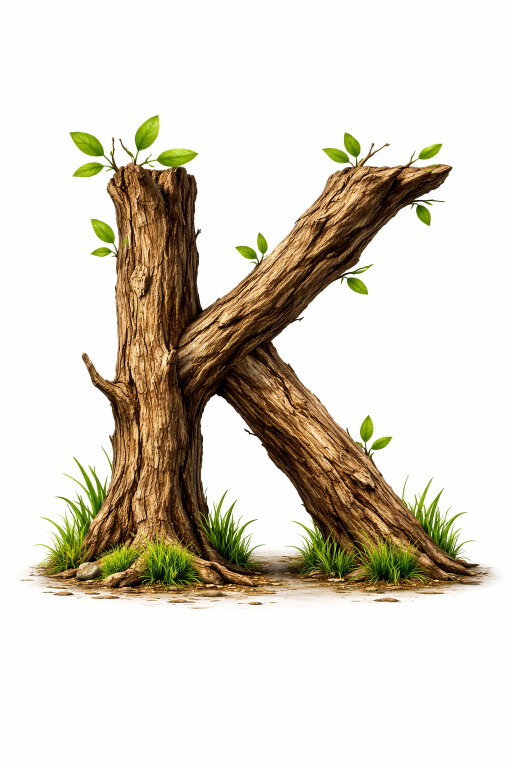
#> input picture thalamus-sorter/dev/K.png, 1024 x 1536 px (shown at 1/2 size); its folder holds only this picture in this run
$ python patch_column_v1.py --source ../K.png
#> lines starting #> are read from the running program, lines starting #| are printed output that depends on the picture
### thalamus-sorter/dev/cluster_manager.py
"""ClusterManager: live streaming cluster maintenance during training.

Extracted from main.py — manages k-means clusters over evolving embeddings,
with optional column wiring (SoftWTACell per cluster) and visualization.
"""

import os
import numpy as np


def create_column(column_type, column_config):
    """Factory for column managers. Used by ClusterManager and benchmarks."""
    m = column_config.get('m')
    if column_type == 'conscience':
        from column_manager import ConscienceColumn
        return ConscienceColumn(
            m,
            n_outputs=column_config.get('n_outputs', 4),
            max_inputs=column_config.get('max_inputs', 20),
            window=column_config.get('window', 4),
            lr=column_config.get('lr', 0.05),
            alpha=column_config.get('alpha', 0.01),
            temperature=column_config.get('temperature', 0.5),
            reseed_after=column_config.get('reseed_after', 1000),
            wta_mode=column_config.get('wta_mode', 'none'),
            lateral_inputs=column_config.get('lateral_inputs', False),
            lateral_input_k=column_config.get('lateral_input_k', 4))
    elif column_type == 'recon':
        from column_manager import ReconColumn
        return ReconColumn(
            m,
            n_outputs=column_config.get('n_outputs', 4),
            max_inputs=column_config.get('max_inputs', 20),
            window=column_config.get('window', 10),
            lr=column_config.get('lr', 1e-3),
            temperature=column_config.get('temperature', 0.5),
            n_heads=column_config.get('n_heads', 2),
            lambda_sharp=column_config.get('lambda_sharp', 0.01),
            lambda_balance=column_config.get('lambda_balance', 0.1),
            lambda_ortho=column_config.get('lambda_ortho', 0.01),
            alpha=column_config.get('alpha', 0.0),
            tiredness_rate=column_config.get('tiredness_rate', 0.0),
            tiredness_recovery=column_config.get('tiredness_recovery', 0.0),
            wta_mode=column_config.get('wta_mode', 'none'),
            lateral_inputs=column_config.get('lateral_inputs', False),
            lateral_input_k=column_config.get('lateral_input_k', 4))
    elif column_type == 'conscience_predictive':
        from column_manager import ConsciencePredictiveColumn
        return ConsciencePredictiveColumn(
            m,
            n_outputs=column_config.get('n_outputs', 4),
            max_inputs=column_config.get('max_inputs', 20),
            window=column_config.get('window', 10),
            lr=column_config.get('lr', 1e-3),
            temperature=column_config.get('temperature', 1.5),
            n_heads=column_config.get('n_heads', 2),
            lambda_balance=column_config.get('lambda_balance', 0.1),
            lambda_ortho=column_config.get('lambda_ortho', 0.01),
            lambda_now=column_config.get('lambda_now', 0.25),
            lambda_nudge=column_config.get('lambda_nudge', 0.10),
            alpha=column_config.get('alpha', 0.01),
            tiredness_rate=column_config.get('tiredness_rate', 0.0),
            tiredness_recovery=column_config.get('tiredness_recovery', 0.0),
            wta_mode=column_config.get('wta_mode', 'none'),
            lateral_inputs=column_config.get('lateral_inputs', False),
            lateral_input_k=column_config.get('lateral_input_k', 4))
    elif column_type == 'temporal_prototype':
        from temporal_prototype_column_gpu import TemporalPrototypeColumnGPU
        return TemporalPrototypeColumnGPU(
            m,
            n_outputs=column_config.get('n_outputs', 4),
            max_inputs=column_config.get('max_inputs', 20),
            window=column_config.get('window', 4),
            lr=column_config.get('lr', 0.05),
            temperature=column_config.get('temperature', 0.45),
            k_active=column_config.get('k_active', 2),
            homeostasis_rate=column_config.get('homeostasis_rate', 0.02),
            fatigue_decay=column_config.get('fatigue_decay', 0.90),
            fatigue_rate=column_config.get('fatigue_rate', 0.75),
            fatigue_strength=column_config.get('fatigue_strength', 1.0),
            lr_neg=column_config.get('lr_neg', 0.01),
            margin_band=column_config.get('margin_band', 0.3),
            corr_window=column_config.get('corr_window', None),
            multi_scale=column_config.get('multi_scale', False),
            pred_lr=column_config.get('pred_lr', 0.01),
            surprise_alpha=column_config.get('surprise_alpha', 0.5),
            surprise_beta=column_config.get('surprise_beta', 0.99),
            decorrelation=column_config.get('decorrelation', True),
            decor_lr=column_config.get('decor_lr', 0.01),
            activation=column_config.get('activation', 'entmax15'),
            theta_learn_scale=column_config.get('theta_learn_scale', 0.0),
            reseed_after=column_config.get('reseed_after', 1000),
            wta_mode=column_config.get('wta_mode', 'none'),
            lateral_inputs=column_config.get('lateral_inputs', False),
            lateral_input_k=column_config.get('lateral_input_k', 4))
    elif column_type == 'conscience_homeostatic_fatigue':
        from conscience_homeostatic_fatigue_column import ConscienceHomeostaticFatigueColumn
        return ConscienceHomeostaticFatigueColumn(
            m,
            n_outputs=column_config.get('n_outputs', 4),
            max_inputs=column_config.get('max_inputs', 20),
            window=column_config.get('window', 4),
            lr=column_config.get('lr', 0.05),
            temperature=column_config.get('temperature', 0.45),
            k_active=column_config.get('k_active', 2),
            homeostasis_rate=column_config.get('homeostasis_rate', 0.02),
            fatigue_decay=column_config.get('fatigue_decay', 0.90),
            fatigue_rate=column_config.get('fatigue_rate', 0.75),
            fatigue_strength=column_config.get('fatigue_strength', 1.0),
            reseed_after=column_config.get('reseed_after', 1000),
            wta_mode=column_config.get('wta_mode', 'none'),
            lateral_inputs=column_config.get('lateral_inputs', False),
            lateral_input_k=column_config.get('lateral_input_k', 4))
    elif column_type == 'conscience_override':
        from conscience_with_predictive_override_column import ConscienceWithPredictiveOverrideColumn
        return ConscienceWithPredictiveOverrideColumn(
            m,
            n_outputs=column_config.get('n_outputs', 4),
            max_inputs=column_config.get('max_inputs', 20),
            window=column_config.get('window', 10),
            lr=column_config.get('lr', 0.05),
            pred_lr=column_config.get('pred_lr', 1e-3),
            alpha=column_config.get('alpha', 0.01),
            temperature=column_config.get('temperature', 0.5),
            n_heads=column_config.get('n_heads', 2),
            reseed_after=column_config.get('reseed_after', 1000),
            lambda_pred=column_config.get('lambda_pred', 1.0),
            lambda_state=column_config.get('lambda_state', 0.2),
            beta_override=column_config.get('beta_override', 1.0),
            gate_gamma=column_config.get('gate_gamma', 8.0),
            gate_max=column_config.get('gate_max', 0.25),
            gate_decay=column_config.get('gate_decay', 0.95),
            tiredness_rate=column_config.get('tiredness_rate', 0.0),
            tiredness_recovery=column_config.get('tiredness_recovery', 0.0),
            wta_mode=column_config.get('wta_mode', 'none'),
            lateral_inputs=column_config.get('lateral_inputs', False),
            lateral_input_k=column_config.get('lateral_input_k', 4))
    elif column_type == 'predictive':
        from column_manager import PredictiveColumn
        return PredictiveColumn(
            m,
            n_outputs=column_config.get('n_outputs', 4),
            max_inputs=column_config.get('max_inputs', 20),
            window=column_config.get('window', 10),
            lr=column_config.get('lr', 1e-3),
            temperature=column_config.get('temperature', 0.5),
            n_heads=column_config.get('n_heads', 2),
            lambda_sharp=column_config.get('lambda_sharp', 0.01),
            lambda_balance=column_config.get('lambda_balance', 0.1),
            lambda_ortho=column_config.get('lambda_ortho', 0.01),
            train_every=column_config.get('train_every', 10),
            alpha=column_config.get('alpha', 0.0),
            tiredness_rate=column_config.get('tiredness_rate', 0.0),
            tiredness_recovery=column_config.get('tiredness_recovery', 0.0),
            wta_mode=column_config.get('wta_mode', 'none'),
            lateral_inputs=column_config.get('lateral_inputs', False),
            lateral_input_k=column_config.get('lateral_input_k', 4))
    else:
        from column_manager import ColumnManager
        return ColumnManager(
            m,
            n_outputs=column_config.get('n_outputs', 4),
            max_inputs=column_config.get('max_inputs', 20),
            window=column_config.get('window', 4),
            temperature=column_config.get('temperature', 0.5),
            lr=column_config.get('lr', 0.05),
            match_threshold=column_config.get('match_threshold', 0.1),
            streaming_decay=column_config.get('streaming_decay', 0.5),
            lateral=column_config.get('lateral', False),
            lateral_k=column_config.get('lateral_k', 6),
            eligibility=column_config.get('eligibility', False),
            trace_decay=column_config.get('trace_decay', 0.95),
            mode=column_config.get('mode', 'kmeans'),
            confidence_gating=column_config.get('confidence_gating', False),
            confidence_floor=column_config.get('confidence_floor', 0.3),
            tiredness_rate=column_config.get('tiredness_rate', 0.0),
            tiredness_recovery=column_config.get('tiredness_recovery', 0.0005),
            entropy_scaled_lr=column_config.get('entropy_scaled_lr', True),
            lateral_mode=column_config.get('lateral_mode', 'covariance'),
            reward_lr=column_config.get('reward_lr', 0.01),
            lateral_inputs=column_config.get('lateral_inputs', False),
            lateral_input_k=column_config.get('lateral_input_k', 4))


class ClusterManager:
    """Live streaming cluster maintenance during training."""

    # [595 lines left out: functions __init__, set_signals, init_clusters, tick, _update_knn2_gpu, _recompute_knn2_dists and 4 more, not called in this run]

### thalamus-sorter/dev/benchmarks/patch_column_v1.py
"""Standalone patch column tuning tool.

Runs prewired 7x7 patch columns on saccade crops and outputs diagnostics.
No model/clustering — just the first-layer columns + pattern visualization.

Usage:
    cd dev/
    python benchmarks/patch_column.py --source saccades_gray.npy -f 10000
    python benchmarks/patch_column.py --source saccades_gray.npy -f 10000 \
        --column-type conscience --step 3 --outputs 4
"""

import os
import sys
import json
import argparse
import numpy as np

# Allow imports from parent dir
sys.path.insert(0, os.path.join(os.path.dirname(__file__), '..'))
from cluster_manager import create_column


def build_patch_layer(args):
    retina = args.retina_size
    patch_sz = args.patch_size
    grid_n = retina // patch_sz
    n_patches = grid_n * grid_n
    n_inputs = patch_sz * patch_sz
    n_outputs = args.outputs
    step = args.step

    # Load source
    source_path = args.source
    if source_path.endswith('.npy'):
        source = np.load(source_path).astype(np.float32)
    else:
        import cv2
        img = cv2.imread(source_path, cv2.IMREAD_GRAYSCALE)
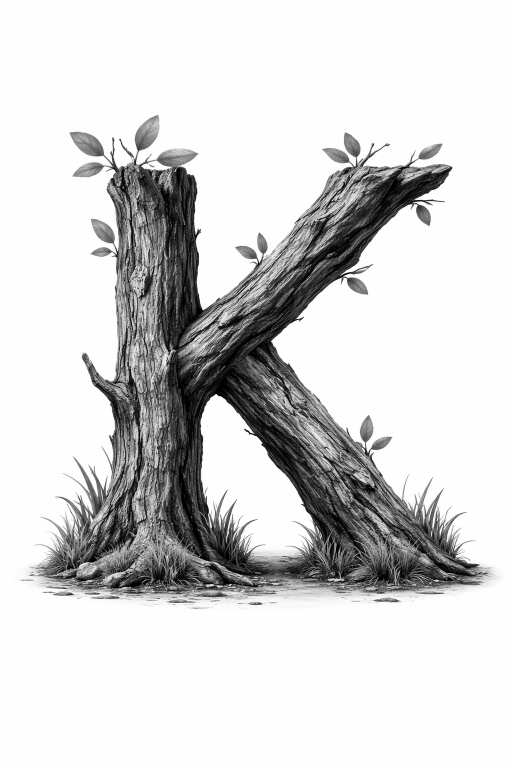
#> img: shape (1536, 1024) (shown at 1/2 size); min 0, max 255, mean 212.7
        source = img.astype(np.float32) / 255.0
    if source.ndim == 3:
        source = source.mean(axis=2)

    src_h, src_w = source.shape
#> src_h = 1536; src_w = 1024
    assert src_h >= retina and src_w >= retina, \
        f"Source {src_w}x{src_h} too small for {retina}x{retina} retina"

    # Create columns via factory
    n_heads = 7 if n_inputs % 7 == 0 else 1
    col_config = {
        'm': n_patches,
        'n_outputs': n_outputs,
        'max_inputs': n_inputs,
        'window': args.window,
        'temperature': args.temperature,
        'lr': args.lr,
        'alpha': args.alpha,
        'n_heads': n_heads,
        'mode': 'kmeans',
        'entropy_scaled_lr': True,
        'k_active': args.k_active,
        'homeostasis_rate': args.homeostasis_rate,
        'fatigue_strength': args.fatigue_strength,
        'multi_scale': getattr(args, 'multi_scale', False),
        'activation': getattr(args, 'activation', 'topk'),
        'corr_window': (args.corr_window if args.corr_window > 0 else None),
        'theta_learn_scale': args.theta_learn_scale,
    }
    cm = create_column(args.column_type, col_config)

    # Pre-wire patches
    retina_n = retina * retina
    for py in range(grid_n):
        for px in range(grid_n):
            patch_id = py * grid_n + px
            slot = 0
            for dy in range(patch_sz):
                for dx in range(patch_sz):
                    neuron_id = (py * patch_sz + dy) * retina + (px * patch_sz + dx)
                    cm.slot_map[patch_id, slot] = neuron_id
                    slot += 1

    ring = np.zeros((retina_n, args.window), dtype=np.float32)

    rng = np.random.RandomState(42)
    max_dy = src_h - retina
    max_dx = src_w - retina
    walk_y = rng.randint(0, max_dy + 1)
    walk_x = rng.randint(0, max_dx + 1)

    # [8 lines left out: function tick_fn, not called in this run]

    return cm, tick_fn, ring, source, {
        'retina': retina, 'patch_sz': patch_sz, 'grid_n': grid_n,
        'n_patches': n_patches, 'n_outputs': n_outputs,
    }


def run(args):
    cm, tick_fn, ring, source, meta = build_patch_layer(args)
    n_patches = meta['n_patches']
    n_outputs = meta['n_outputs']
    patch_sz = meta['patch_sz']
    grid_n = meta['grid_n']
    retina = meta['retina']

    print(f"Patch layer: {n_patches} patches of {patch_sz}x{patch_sz}, "
          f"{n_outputs} outputs, retina={retina}x{retina}, step={args.step}")
    print(f"Column type: {args.column_type}, lr={args.lr}, "
          f"alpha={args.alpha}, temp={args.temperature}")

    # --- Training ---
    frames = args.frames
    log_every = max(frames // 10, 1)
    for t in range(frames):
        tick_fn()
        if (t + 1) % log_every == 0:
            print(f"  tick {t+1}/{frames}")

    # --- Eval: freeze and sample with wide saccades ---
    n_sample = 500
    eval_step = args.eval_step
    saved_lr = cm.lr
    cm.lr = 0.0
    if hasattr(cm, 'set_learn_prob'):
        cm.set_learn_prob(0.0)

    output_history = np.zeros((n_sample, n_patches, n_outputs), dtype=np.float32)
    crop_history = np.zeros((n_sample, retina, retina), dtype=np.float32)

    # Separate saccade walk for eval (wider steps for variety)
    src_h, src_w = source.shape[:2]
    max_dy = src_h - retina
    max_dx = src_w - retina
    eval_rng = np.random.RandomState(123)
    ey = eval_rng.randint(0, max_dy + 1)
    ex = eval_rng.randint(0, max_dx + 1)

    for t in range(n_sample):
        ey = np.clip(ey + eval_rng.randint(-eval_step, eval_step + 1), 0, max_dy)
        ex = np.clip(ex + eval_rng.randint(-eval_step, eval_step + 1), 0, max_dx)
        crop = source[ey:ey+retina, ex:ex+retina].ravel()
        ring[:, :-1] = ring[:, 1:]
        ring[:, -1] = crop
        cm.tick(ring)
        output_history[t] = cm.get_outputs()
        crop_history[t] = ring[:, -1].reshape(retina, retina)

    cm.lr = saved_lr
    if hasattr(cm, 'set_learn_prob'):
        cm.set_learn_prob(1.0)

    # --- Metrics ---
    # Entropy
    eps = 1e-10
    entropies = np.zeros(n_patches, dtype=np.float32)
    for p in range(n_patches):
        probs = output_history[:, p, :]
        H = -(probs * np.log(probs + eps)).sum(axis=1)
        entropies[p] = H.mean()
    H_max = np.log(n_outputs)
    norm_entropy = float(entropies.mean()) / H_max if H_max > 0 else 0.0

    # Inter-output correlation
    mean_corrs = np.zeros(n_patches, dtype=np.float32)
    for p in range(n_patches):
        series = output_history[:, p, :]
        pair_corrs = []
        for i in range(n_outputs):
            for j in range(i + 1, n_outputs):
                si, sj = series[:, i], series[:, j]
                if si.std() < 1e-8 or sj.std() < 1e-8:
                    pair_corrs.append(1.0)
                else:
                    r = np.corrcoef(si, sj)[0, 1]
                    pair_corrs.append(float(r) if not np.isnan(r) else 0.0)
        mean_corrs[p] = np.mean(pair_corrs)

    # Winner distribution
    win_counts = np.zeros((n_patches, n_outputs), dtype=int)
    for t in range(n_sample):
        winners = output_history[t].argmax(axis=1)
        for p in range(n_patches):
            win_counts[p, winners[p]] += 1
    win_fracs = win_counts.astype(np.float32) / n_sample
    global_win = win_counts.sum(axis=0)
    global_frac = global_win / global_win.sum()
    max_frac = win_fracs.max(axis=1)
    dominant = win_counts.argmax(axis=1)

    print(f"\nResults after {frames} ticks:")
    print(f"  Entropy: {entropies.mean():.3f}/{H_max:.3f} "
          f"(normalized: {norm_entropy:.3f})")
    print(f"  Inter-output corr: {mean_corrs.mean():.3f} "
          f"[{mean_corrs.min():.3f}, {mean_corrs.max():.3f}]")
    print(f"  Global winner balance: {' / '.join(f'{f:.1%}' for f in global_frac)}")
    print(f"  Dominant winner: mean={max_frac.mean():.3f} "
          f"[{max_frac.min():.3f}, {max_frac.max():.3f}]")
    for o in range(n_outputs):
        print(f"    Output {o} dominates: {(dominant == o).sum()}/{n_patches}")

    # --- Pattern grid ---
    out_dir = args.output
    if out_dir:
        os.makedirs(out_dir, exist_ok=True)

    try:
        import cv2
        n_show = 16
        scale = 3
        cell = patch_sz * scale
        gap = 1
        block_h = n_show * (cell + gap) + gap
        block_w = n_outputs * (cell + gap) + gap
        block_gap = 3
        img_h = grid_n * (block_h + block_gap)
        img_w = grid_n * (block_w + block_gap)

        canvas = np.full((img_h, img_w), 40, dtype=np.uint8)
        rng_viz = np.random.RandomState(0)

        for py in range(grid_n):
            for px in range(grid_n):
                p = py * grid_n + px
                winners = output_history[:, p, :].argmax(axis=1)
                by = py * (block_h + block_gap)
                bx = px * (block_w + block_gap)
                canvas[by:by+block_h, bx:bx+block_w] = 80

                for o in range(n_outputs):
                    ticks_won = np.where(winners == o)[0]
                    if len(ticks_won) == 0:
                        continue
                    chosen = rng_viz.choice(
                        ticks_won, min(n_show, len(ticks_won)), replace=False)
                    chosen.sort()

                    for row, t_idx in enumerate(chosen):
                        patch = crop_history[t_idx,
                                             py*patch_sz:(py+1)*patch_sz,
                                             px*patch_sz:(px+1)*patch_sz]
                        patch_u8 = (np.clip(patch, 0, 1) * 255).astype(np.uint8)
                        patch_large = cv2.resize(
                            patch_u8, (cell, cell),
                            interpolation=cv2.INTER_NEAREST)

                        y0 = by + gap + row * (cell + gap)
                        x0 = bx + gap + o * (cell + gap)
                        canvas[y0:y0+cell, x0:x0+cell] = patch_large

        if out_dir:
            path = os.path.join(out_dir, "patch_patterns.png")
        else:
            path = "patch_patterns.png"
        cv2.imwrite(path, canvas)
        print(f"\nPattern grid saved: {path}")
    except ImportError:
        print("\ncv2 not available, skipping pattern grid")

    # --- Save JSON ---
    results = {
        'frames': frames,
        'column_type': args.column_type,
        'n_patches': n_patches,
        'n_outputs': n_outputs,
        'patch_size': patch_sz,
        'step': args.step,
        'entropy': {
            'mean': round(float(entropies.mean()), 4),
            'normalized': round(norm_entropy, 4),
        },
        'inter_output_correlation': round(float(mean_corrs.mean()), 4),
        'winner_distribution': {
            'global_pct': [round(float(f) * 100, 1) for f in global_frac],
            'dominant_winner_mean': round(float(max_frac.mean()), 4),
        },
    }
    if out_dir:
        json_path = os.path.join(out_dir, "patch_column_analysis.json")
        with open(json_path, 'w') as f:
            json.dump(results, f, indent=2)
        print(f"Analysis saved: {json_path}")


def main():
    parser = argparse.ArgumentParser(description='Patch column tuning tool')
    parser.add_argument('--source', type=str, required=True,
                        help='Source image (.npy or .png)')
    parser.add_argument('--retina-size', type=int, default=56)
    parser.add_argument('--patch-size', type=int, default=7)
    parser.add_argument('--outputs', type=int, default=4)
    parser.add_argument('--column-type', type=str, default='conscience')
    parser.add_argument('--lr', type=float, default=0.05)
    parser.add_argument('--alpha', type=float, default=0.01)
    parser.add_argument('--temperature', type=float, default=0.2)
    parser.add_argument('--k-active', type=int, default=2,
                        help='Top-k active outputs for homeostatic-fatigue column')
    parser.add_argument('--homeostasis-rate', type=float, default=0.02)
    parser.add_argument('--fatigue-strength', type=float, default=1.0)
    parser.add_argument('--multi-scale', action='store_true',
                        help='Use multi-scale descriptor [current, mean, delta_1, delta_half]')
    parser.add_argument('--activation', type=str, default='entmax15',
                        choices=['topk', 'sparsemax', 'entmax15'],
                        help='Output activation mode')
    parser.add_argument('--corr-window', type=int, default=0,
                        help='Correlation diagnostic window (0=match window)')
    parser.add_argument('--theta-learn-scale', type=float, default=0.0,
                        help='Theta influence on learning (0=decoupled, 1=coupled)')
    parser.add_argument('--window', type=int, default=10)
    parser.add_argument('--step', type=int, default=3)
    parser.add_argument('--eval-step', type=int, default=50,
                        help='Saccade step during eval sampling (default: 50)')
    parser.add_argument('-f', '--frames', type=int, default=10000)
    parser.add_argument('-o', '--output', type=str, default=None,
                        help='Output directory (default: print only)')
    args = parser.parse_args()
    run(args)
#> (the call stopped at in create_column, `return ConscienceColumn( m, n_outputs=column_config.get('n_outputs', 4..`: column_manager is not available in this run)


if __name__ == '__main__':
    main()

$ run again, on thalamus-sorter/dev/K_crop.png
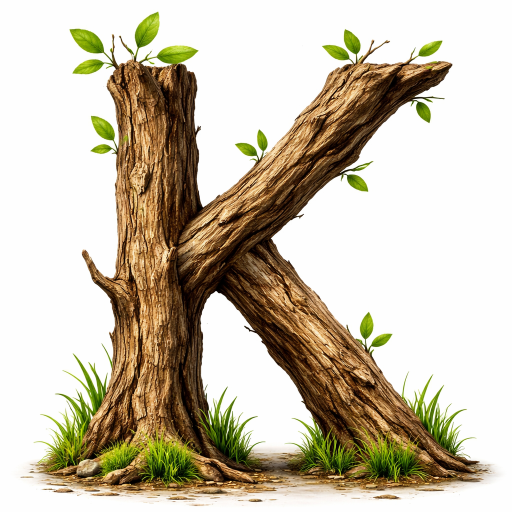
#> input picture thalamus-sorter/dev/K_crop.png, 1024 x 1024 px (shown at 1/2 size)
#> in build_patch_layer, `img = cv2.imread(source_path, cv2.IMREAD_GRAYSCALE)`:
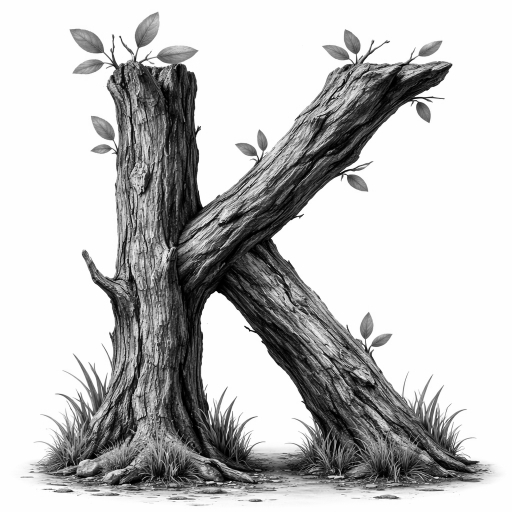
#> img: shape (1024, 1024) (shown at 1/2 size); min 0, max 255, mean 192
